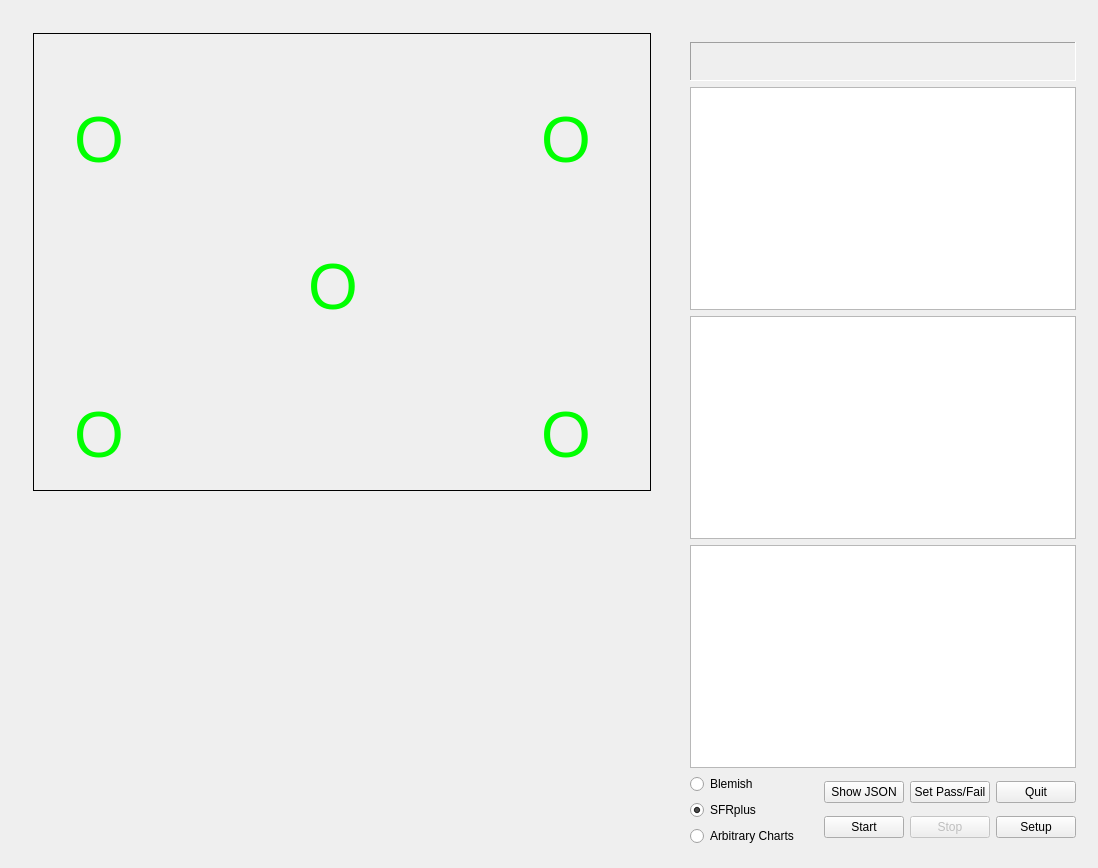
<?xml version="1.0" encoding="UTF-8"?>
<ui version="4.0">
 <class>OperatorConsoleDialog</class>
 <widget class="QDialog" name="OperatorConsoleDialog">
  <property name="geometry">
   <rect>
    <x>0</x>
    <y>0</y>
    <width>1098</width>
    <height>868</height>
   </rect>
  </property>
  <property name="windowTitle">
   <string>Imatest IT Operator Console</string>
  </property>
  <property name="sizeGripEnabled">
   <bool>false</bool>
  </property>
  <property name="modal">
   <bool>false</bool>
  </property>
  <layout class="QHBoxLayout" name="horizontalLayout_12">
   <item>
    <widget class="QWidget" name="verticalWidget" native="true">
     <property name="sizePolicy">
      <sizepolicy hsizetype="Preferred" vsizetype="Preferred">
       <horstretch>0</horstretch>
       <verstretch>0</verstretch>
      </sizepolicy>
     </property>
     <property name="autoFillBackground">
      <bool>false</bool>
     </property>
     <layout class="QVBoxLayout" name="imageColumn">
      <property name="sizeConstraint">
       <enum>QLayout::SetDefaultConstraint</enum>
      </property>
      <item>
       <widget class="QWidget" name="imageDisplayWidget" native="true">
        <property name="minimumSize">
         <size>
          <width>640</width>
          <height>480</height>
         </size>
        </property>
        <layout class="QGridLayout" name="gridLayout_2">
         <item row="0" column="0">
          <widget class="QLabel" name="image">
           <property name="autoFillBackground">
            <bool>true</bool>
           </property>
           <property name="frameShape">
            <enum>QFrame::Box</enum>
           </property>
           <property name="text">
            <string/>
           </property>
          </widget>
         </item>
        </layout>
        <widget class="QLabel" name="labelFps">
         <property name="enabled">
          <bool>true</bool>
         </property>
         <property name="geometry">
          <rect>
           <x>280</x>
           <y>480</y>
           <width>71</width>
           <height>16</height>
          </rect>
         </property>
         <property name="font">
          <font>
           <weight>50</weight>
           <bold>false</bold>
          </font>
         </property>
         <property name="styleSheet">
          <string notr="true">color: rgb(255, 255, 255);</string>
         </property>
         <property name="text">
          <string>0.00 fps</string>
         </property>
         <property name="alignment">
          <set>Qt::AlignCenter</set>
         </property>
        </widget>
        <widget class="QWidget" name="">
         <property name="geometry">
          <rect>
           <x>30</x>
           <y>60</y>
           <width>561</width>
           <height>411</height>
          </rect>
         </property>
         <layout class="QHBoxLayout" name="qsoHoritzontalLayout">
          <item>
           <layout class="QVBoxLayout" name="qsoLeftVerticalLayout">
            <item>
             <widget class="QStackedWidget" name="qsoUL">
              <property name="sizePolicy">
               <sizepolicy hsizetype="Fixed" vsizetype="Fixed">
                <horstretch>0</horstretch>
                <verstretch>0</verstretch>
               </sizepolicy>
              </property>
              <property name="cursor">
               <cursorShape>BlankCursor</cursorShape>
              </property>
              <property name="currentIndex">
               <number>0</number>
              </property>
              <widget class="QWidget" name="page_3">
               <layout class="QHBoxLayout" name="horizontalLayout">
                <item>
                 <widget class="QLabel" name="ulpassed">
                  <property name="font">
                   <font>
                    <pointsize>48</pointsize>
                   </font>
                  </property>
                  <property name="styleSheet">
                   <string notr="true">color: rgb(0, 255, 0);</string>
                  </property>
                  <property name="text">
                   <string>O</string>
                  </property>
                  <property name="alignment">
                   <set>Qt::AlignCenter</set>
                  </property>
                 </widget>
                </item>
               </layout>
              </widget>
              <widget class="QWidget" name="page_4">
               <layout class="QHBoxLayout" name="horizontalLayout_2">
                <item>
                 <widget class="QLabel" name="ulfailed">
                  <property name="font">
                   <font>
                    <pointsize>48</pointsize>
                   </font>
                  </property>
                  <property name="styleSheet">
                   <string notr="true">color: rgb(255, 0, 0);</string>
                  </property>
                  <property name="text">
                   <string>X</string>
                  </property>
                  <property name="alignment">
                   <set>Qt::AlignCenter</set>
                  </property>
                 </widget>
                </item>
               </layout>
              </widget>
             </widget>
            </item>
            <item>
             <spacer name="verticalSpacer">
              <property name="orientation">
               <enum>Qt::Vertical</enum>
              </property>
              <property name="sizeHint" stdset="0">
               <size>
                <width>20</width>
                <height>40</height>
               </size>
              </property>
             </spacer>
            </item>
            <item>
             <widget class="QStackedWidget" name="qsoLL">
              <property name="sizePolicy">
               <sizepolicy hsizetype="Fixed" vsizetype="Fixed">
                <horstretch>0</horstretch>
                <verstretch>0</verstretch>
               </sizepolicy>
              </property>
              <property name="currentIndex">
               <number>0</number>
              </property>
              <widget class="QWidget" name="page_5">
               <layout class="QHBoxLayout" name="horizontalLayout_6">
                <item>
                 <widget class="QLabel" name="llPassed">
                  <property name="font">
                   <font>
                    <pointsize>48</pointsize>
                   </font>
                  </property>
                  <property name="styleSheet">
                   <string notr="true">color: rgb(0, 255, 0);</string>
                  </property>
                  <property name="text">
                   <string>O</string>
                  </property>
                  <property name="alignment">
                   <set>Qt::AlignCenter</set>
                  </property>
                 </widget>
                </item>
               </layout>
              </widget>
              <widget class="QWidget" name="page_6">
               <layout class="QHBoxLayout" name="horizontalLayout_7">
                <item>
                 <widget class="QLabel" name="llFailed">
                  <property name="font">
                   <font>
                    <pointsize>48</pointsize>
                   </font>
                  </property>
                  <property name="styleSheet">
                   <string notr="true">color: rgb(255, 0, 0);</string>
                  </property>
                  <property name="text">
                   <string>X</string>
                  </property>
                  <property name="alignment">
                   <set>Qt::AlignCenter</set>
                  </property>
                 </widget>
                </item>
               </layout>
              </widget>
             </widget>
            </item>
           </layout>
          </item>
          <item>
           <spacer name="horizontalSpacer">
            <property name="orientation">
             <enum>Qt::Horizontal</enum>
            </property>
            <property name="sizeHint" stdset="0">
             <size>
              <width>40</width>
              <height>20</height>
             </size>
            </property>
           </spacer>
          </item>
          <item>
           <widget class="QStackedWidget" name="qsoCenter">
            <property name="sizePolicy">
             <sizepolicy hsizetype="Fixed" vsizetype="Fixed">
              <horstretch>0</horstretch>
              <verstretch>0</verstretch>
             </sizepolicy>
            </property>
            <property name="currentIndex">
             <number>0</number>
            </property>
            <widget class="QWidget" name="page_1">
             <layout class="QHBoxLayout" name="horizontalLayout_4">
              <item>
               <widget class="QLabel" name="centerPassed">
                <property name="font">
                 <font>
                  <pointsize>48</pointsize>
                 </font>
                </property>
                <property name="styleSheet">
                 <string notr="true">color: rgb(0, 255, 0);</string>
                </property>
                <property name="text">
                 <string>O</string>
                </property>
                <property name="alignment">
                 <set>Qt::AlignCenter</set>
                </property>
               </widget>
              </item>
             </layout>
            </widget>
            <widget class="QWidget" name="page_2">
             <layout class="QHBoxLayout" name="horizontalLayout_5">
              <item>
               <widget class="QLabel" name="centerFailed">
                <property name="font">
                 <font>
                  <pointsize>48</pointsize>
                 </font>
                </property>
                <property name="styleSheet">
                 <string notr="true">color: rgb(255, 0, 0);</string>
                </property>
                <property name="text">
                 <string>X</string>
                </property>
                <property name="alignment">
                 <set>Qt::AlignCenter</set>
                </property>
               </widget>
              </item>
             </layout>
            </widget>
           </widget>
          </item>
          <item>
           <spacer name="horizontalSpacer_2">
            <property name="orientation">
             <enum>Qt::Horizontal</enum>
            </property>
            <property name="sizeHint" stdset="0">
             <size>
              <width>40</width>
              <height>20</height>
             </size>
            </property>
           </spacer>
          </item>
          <item>
           <layout class="QVBoxLayout" name="qsoRightVerticalLayout">
            <item>
             <widget class="QStackedWidget" name="qsoUR">
              <property name="sizePolicy">
               <sizepolicy hsizetype="Fixed" vsizetype="Fixed">
                <horstretch>0</horstretch>
                <verstretch>0</verstretch>
               </sizepolicy>
              </property>
              <property name="currentIndex">
               <number>0</number>
              </property>
              <widget class="QWidget" name="passed_2">
               <layout class="QHBoxLayout" name="horizontalLayout_10">
                <item>
                 <widget class="QLabel" name="labelPassed_3">
                  <property name="font">
                   <font>
                    <pointsize>48</pointsize>
                   </font>
                  </property>
                  <property name="styleSheet">
                   <string notr="true">color: rgb(0, 255, 0);</string>
                  </property>
                  <property name="text">
                   <string>O</string>
                  </property>
                  <property name="alignment">
                   <set>Qt::AlignCenter</set>
                  </property>
                 </widget>
                </item>
               </layout>
              </widget>
              <widget class="QWidget" name="failed_2">
               <layout class="QHBoxLayout" name="horizontalLayout_11">
                <item>
                 <widget class="QLabel" name="labelFailed_3">
                  <property name="font">
                   <font>
                    <pointsize>48</pointsize>
                   </font>
                  </property>
                  <property name="styleSheet">
                   <string notr="true">color: rgb(255, 0, 0);</string>
                  </property>
                  <property name="text">
                   <string>X</string>
                  </property>
                  <property name="alignment">
                   <set>Qt::AlignCenter</set>
                  </property>
                 </widget>
                </item>
               </layout>
              </widget>
             </widget>
            </item>
            <item>
             <spacer name="verticalSpacer_2">
              <property name="orientation">
               <enum>Qt::Vertical</enum>
              </property>
              <property name="sizeHint" stdset="0">
               <size>
                <width>20</width>
                <height>40</height>
               </size>
              </property>
             </spacer>
            </item>
            <item>
             <widget class="QStackedWidget" name="qsoLR">
              <property name="sizePolicy">
               <sizepolicy hsizetype="Fixed" vsizetype="Fixed">
                <horstretch>0</horstretch>
                <verstretch>0</verstretch>
               </sizepolicy>
              </property>
              <property name="currentIndex">
               <number>0</number>
              </property>
              <widget class="QWidget" name="page_7">
               <layout class="QHBoxLayout" name="horizontalLayout_8">
                <item>
                 <widget class="QLabel" name="lrPassed">
                  <property name="font">
                   <font>
                    <pointsize>48</pointsize>
                   </font>
                  </property>
                  <property name="styleSheet">
                   <string notr="true">color: rgb(0, 255, 0);</string>
                  </property>
                  <property name="text">
                   <string>O</string>
                  </property>
                  <property name="alignment">
                   <set>Qt::AlignCenter</set>
                  </property>
                 </widget>
                </item>
               </layout>
              </widget>
              <widget class="QWidget" name="page_8">
               <layout class="QHBoxLayout" name="horizontalLayout_9">
                <item>
                 <widget class="QLabel" name="llFailed_2">
                  <property name="font">
                   <font>
                    <pointsize>48</pointsize>
                   </font>
                  </property>
                  <property name="styleSheet">
                   <string notr="true">color: rgb(255, 0, 0);</string>
                  </property>
                  <property name="text">
                   <string>X</string>
                  </property>
                  <property name="alignment">
                   <set>Qt::AlignCenter</set>
                  </property>
                 </widget>
                </item>
               </layout>
              </widget>
             </widget>
            </item>
           </layout>
          </item>
         </layout>
        </widget>
       </widget>
      </item>
      <item>
       <spacer name="verticalSpacer_3">
        <property name="orientation">
         <enum>Qt::Vertical</enum>
        </property>
        <property name="sizeHint" stdset="0">
         <size>
          <width>20</width>
          <height>50</height>
         </size>
        </property>
       </spacer>
      </item>
     </layout>
    </widget>
   </item>
   <item>
    <widget class="QWidget" name="moveableWidget" native="true">
     <layout class="QVBoxLayout" name="verticalLayout_2">
      <item>
       <widget class="QLabel" name="logo">
        <property name="text">
         <string/>
        </property>
        <property name="pixmap">
         <pixmap>Data/imatest_logo.png</pixmap>
        </property>
       </widget>
      </item>
      <item>
       <widget class="QLabel" name="status">
        <property name="font">
         <font>
          <pointsize>24</pointsize>
          <weight>50</weight>
          <bold>false</bold>
         </font>
        </property>
        <property name="autoFillBackground">
         <bool>true</bool>
        </property>
        <property name="frameShape">
         <enum>QFrame::Panel</enum>
        </property>
        <property name="frameShadow">
         <enum>QFrame::Sunken</enum>
        </property>
        <property name="text">
         <string/>
        </property>
        <property name="textFormat">
         <enum>Qt::PlainText</enum>
        </property>
        <property name="alignment">
         <set>Qt::AlignCenter</set>
        </property>
       </widget>
      </item>
      <item>
       <widget class="QPlainTextEdit" name="reasonText"/>
      </item>
      <item>
       <widget class="QPlainTextEdit" name="summaryText"/>
      </item>
      <item>
       <widget class="QPlainTextEdit" name="logText"/>
      </item>
      <item>
       <layout class="QHBoxLayout" name="horizontalLayout_3">
        <item>
         <layout class="QVBoxLayout" name="verticalLayout">
          <item>
           <widget class="QRadioButton" name="radioBlemish">
            <property name="text">
             <string>Blemish</string>
            </property>
           </widget>
          </item>
          <item>
           <widget class="QRadioButton" name="radioSfr">
            <property name="text">
             <string>SFRplus</string>
            </property>
            <property name="checked">
             <bool>true</bool>
            </property>
           </widget>
          </item>
          <item>
           <widget class="QRadioButton" name="radioCharts">
            <property name="text">
             <string>Arbitrary Charts</string>
            </property>
           </widget>
          </item>
         </layout>
        </item>
        <item>
         <layout class="QGridLayout" name="buttonGridLayout">
          <item row="1" column="1">
           <widget class="QPushButton" name="btnStop">
            <property name="enabled">
             <bool>false</bool>
            </property>
            <property name="text">
             <string>Stop</string>
            </property>
            <property name="autoDefault">
             <bool>false</bool>
            </property>
           </widget>
          </item>
          <item row="0" column="0">
           <widget class="QPushButton" name="btnJSON">
            <property name="text">
             <string>Show JSON</string>
            </property>
            <property name="autoDefault">
             <bool>false</bool>
            </property>
           </widget>
          </item>
          <item row="0" column="1">
           <widget class="QPushButton" name="btnPassFail">
            <property name="text">
             <string>Set Pass/Fail</string>
            </property>
            <property name="autoDefault">
             <bool>false</bool>
            </property>
           </widget>
          </item>
          <item row="1" column="0">
           <widget class="QPushButton" name="btnStart">
            <property name="text">
             <string>Start</string>
            </property>
            <property name="autoDefault">
             <bool>false</bool>
            </property>
           </widget>
          </item>
          <item row="0" column="2">
           <widget class="QPushButton" name="btnQuit">
            <property name="text">
             <string>Quit</string>
            </property>
            <property name="autoDefault">
             <bool>false</bool>
            </property>
           </widget>
          </item>
          <item row="1" column="2">
           <widget class="QPushButton" name="btnSetup">
            <property name="text">
             <string>Setup</string>
            </property>
            <property name="autoDefault">
             <bool>false</bool>
            </property>
           </widget>
          </item>
         </layout>
        </item>
       </layout>
      </item>
     </layout>
    </widget>
   </item>
  </layout>
  <zorder>moveableWidget</zorder>
  <zorder>qsoUR</zorder>
  <zorder>qsoUL</zorder>
  <zorder>qsoLR</zorder>
  <zorder>qsoCenter</zorder>
  <zorder>qsoLL</zorder>
  <zorder>verticalLayoutWidget</zorder>
  <zorder>verticalLayoutWidget_2</zorder>
  <zorder>verticalLayoutWidget_3</zorder>
  <zorder>verticalWidget</zorder>
 </widget>
 <layoutdefault spacing="6" margin="11"/>
 <resources/>
 <connections/>
</ui>
